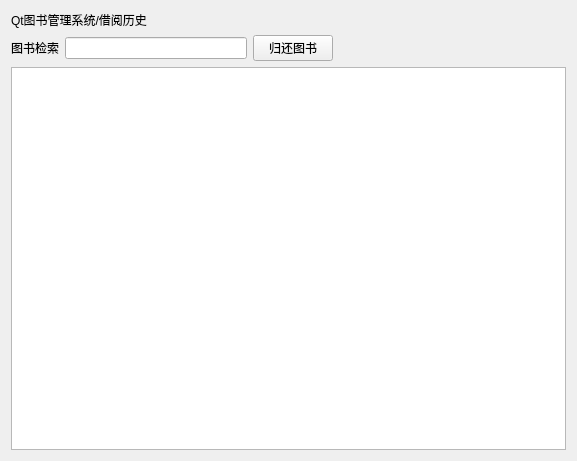
<?xml version="1.0" encoding="UTF-8"?>
<ui version="4.0">
 <class>Form</class>
 <widget class="QWidget" name="Form">
  <property name="geometry">
   <rect>
    <x>0</x>
    <y>0</y>
    <width>577</width>
    <height>461</height>
   </rect>
  </property>
  <property name="windowTitle">
   <string>Form</string>
  </property>
  <layout class="QGridLayout" name="gridLayout">
   <item row="1" column="0">
    <widget class="QLabel" name="label">
     <property name="text">
      <string>图书检索</string>
     </property>
     <property name="alignment">
      <set>Qt::AlignmentFlag::AlignRight|Qt::AlignmentFlag::AlignTrailing|Qt::AlignmentFlag::AlignVCenter</set>
     </property>
    </widget>
   </item>
   <item row="1" column="1">
    <widget class="QLineEdit" name="lineEdit"/>
   </item>
   <item row="1" column="3">
    <spacer name="horizontalSpacer">
     <property name="orientation">
      <enum>Qt::Orientation::Horizontal</enum>
     </property>
     <property name="sizeHint" stdset="0">
      <size>
       <width>227</width>
       <height>20</height>
      </size>
     </property>
    </spacer>
   </item>
   <item row="2" column="0" colspan="4">
    <widget class="QTableView" name="tableView"/>
   </item>
   <item row="0" column="0" colspan="4">
    <widget class="QLabel" name="label_2">
     <property name="text">
      <string>Qt图书管理系统/借阅历史</string>
     </property>
    </widget>
   </item>
   <item row="1" column="2">
    <widget class="QPushButton" name="pushButton">
     <property name="text">
      <string>归还图书</string>
     </property>
    </widget>
   </item>
  </layout>
 </widget>
 <resources/>
 <connections/>
</ui>
